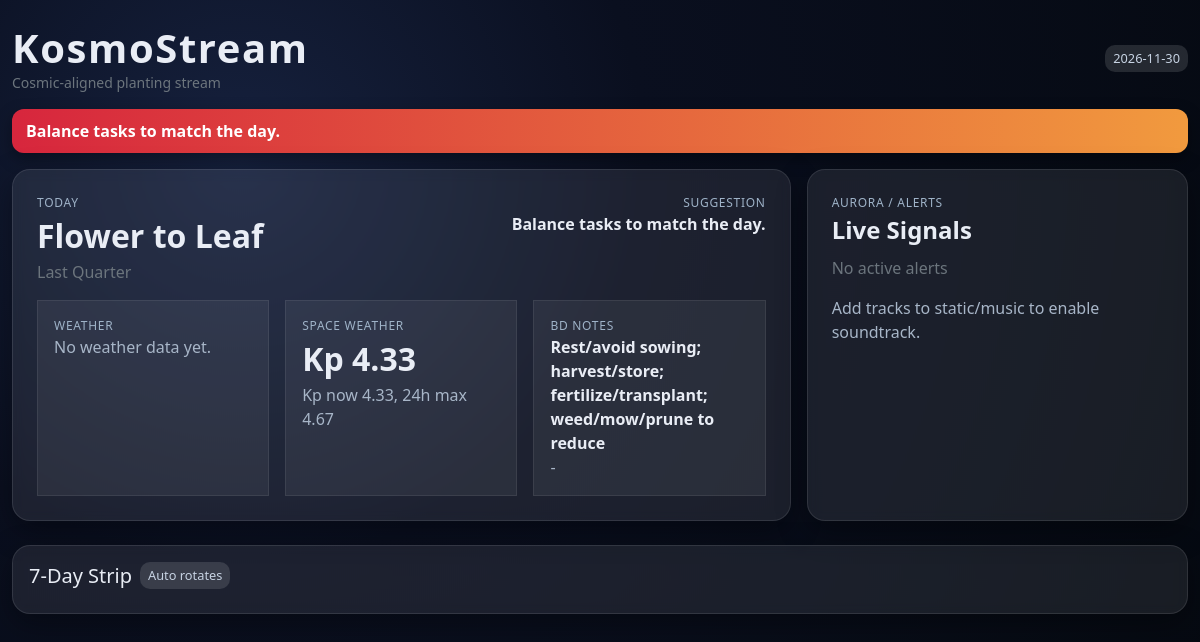
The page / on the database its author committed.
### tables this page shows
CREATE TABLE bd_calendar (
    date TEXT PRIMARY KEY,  -- ISO YYYY-MM-DD
    phase TEXT,
    sign TEXT,
    type TEXT,
    activities TEXT,
    notes TEXT
);

CREATE TABLE space_weather (
    fetched_at TEXT PRIMARY KEY,
    kp_now REAL,
    kp_24h_max REAL,
    summary TEXT
);

### app.py (the view, shortened to what this page needs)
@app.route("/")
def index():
    override_date = request.args.get("date")
    today = override_date or datetime.date.today().isoformat()
    conn = get_db()
    bd_row = conn.execute("SELECT * FROM bd_calendar WHERE date=?", (today,)).fetchone()
    wx_row = conn.execute("SELECT * FROM weather_daily WHERE date=?", (today,)).fetchone()
    space_row = conn.execute(
        "SELECT * FROM space_weather ORDER BY fetched_at DESC LIMIT 1"
    ).fetchone()
    forecast_rows = conn.execute(
        "SELECT * FROM weather_daily WHERE date>=? ORDER BY date LIMIT 7", (today,)
    ).fetchall()
    bd = dict(bd_row) if bd_row else None
    wx = dict(wx_row) if wx_row else None
    space = dict(space_row) if space_row else None
    bd_map = {}
    enriched_forecast = []
    for row in forecast_rows:
        wx_entry = dict(row)
        bd_entry = bd_map.get(row["date"])
        suggestion = build_suggestion(bd_entry, wx_entry, space)
        enriched_forecast.append({"wx": wx_entry, "bd": bd_entry, "suggestion": suggestion})
    today_suggestion = build_suggestion(bd, wx, space)
    alerts = collect_alerts(bd, wx, space)
    music_dir = Path("static/music")
    soundtrack = []
    if music_dir.exists():
        for p in sorted(music_dir.iterdir()):
            if p.suffix.lower() in {".mp3", ".wav", ".ogg", ".m4a"}:
                soundtrack.append(p.name)
    summary_parts = []
    if bd:
        summary_parts.append(f"Biodynamic {bd.get('type', '')} day, phase {bd.get('phase', '')}.")
    if wx:
        pop_pct = int(((wx.get("pop") or 0) * 100))
        summary_parts.append(
            f"Weather: {wx.get('description', 'n/a')}, high {wx.get('temp_max', 'n/a')} C, rain chance {pop_pct} percent."
        )
    if space and space.get("kp_now") is not None:
        summary_parts.append(f"Space weather Kp {space['kp_now']}.")
    if today_suggestion:
        summary_parts.append(today_suggestion)
    announce(" ".join(summary_parts))
    conn.close()
    return render_template(
        "index.html",
        bd=bd,
        wx=wx,
        space=space,
        forecast=enriched_forecast,
        today_suggestion=today_suggestion,
        alerts=alerts,
        soundtrack=soundtrack,
        current_date=today,
    )

### app.py (called while the page is built)
def announce(text):
    if not TTS_ENABLED or not tts_engine or not text:
        return
    try:
        tts_engine.say(text)
        tts_engine.runAndWait()
    except Exception:
        pass

def collect_alerts(bd_entry, wx_entry, space_entry):
    alerts = []
    bd_type = (bd_entry.get("type") if bd_entry else "") or ""
    if bd_type.lower() in {"rest", "barren"}:
        alerts.append({"level": "danger", "text": "BD rest/barren period — avoid sowing/planting."})
    if wx_entry:
        pop = (wx_entry.get("pop") or 0) * 100
        if pop >= 60:
            alerts.append({"level": "warning", "text": f"High rain chance today ({pop:.0f}% POP)."})
    if space_entry and space_entry.get("kp_now") is not None and space_entry["kp_now"] >= 5:
        alerts.append({"level": "warning", "text": f"Space weather alert: Kp {space_entry['kp_now']}."})
    return alerts

### db.py (called while the page is built)
def get_db():
    conn = sqlite3.connect(DB_PATH)
    conn.row_factory = sqlite3.Row
    return conn

### templates/index.html (shortened to what this page needs)
<!doctype html>
<html lang="en">
<head>
  <link href="https://cdn.jsdelivr.net/npm/bootstrap@5.3.3/dist/css/bootstrap.min.css" rel="stylesheet">
</head>
<body>
<div class="container-fluid py-4">
  <div class="d-flex align-items-center justify-content-between mb-3">
    <div>
      <h1 class="hero-title fw-bold mb-0">KosmoStream</h1>
      <div class="small text-secondary">Cosmic-aligned planting stream</div>
    </div>
    <span class="badge-soft">{{ current_date }}</span>
  </div>
  {% if alerts and alerts|length > 0 %}
    <div class="ticker mb-3" id="ks-ticker">{{ alerts[0].text }}</div>
  {% else %}
    <div class="ticker mb-3" id="ks-ticker">{{ today_suggestion }}</div>
  {% endif %}
  <div class="row g-3">
    <div class="col-lg-8">
      <div class="glass p-4 h-100">
        <div class="d-flex justify-content-between align-items-start mb-3">
          <div>
            <div class="metric-label">Today</div>
            <div class="metric-value" id="bd-type">{{ bd['type'] if bd else 'No BD data' }}</div>
            <div class="text-secondary">{{ bd['phase'] if bd else '' }}</div>
          </div>
          <div class="text-end">
            <div class="metric-label">Suggestion</div>
            <div class="fw-semibold" id="today-suggestion">{{ today_suggestion }}</div>
          </div>
        </div>
        <div class="row g-3">
          <div class="col-md-4">
            <div class="card-dark p-3 h-100">
              <div class="metric-label">Weather</div>
              {% if wx %}
                <div class="metric-value" id="temp-range">{{ wx['temp_min']|round }}–{{ wx['temp_max']|round }}°C</div>
                <div class="muted" id="wx-desc">{{ wx['description'] }}</div>
                <div class="badge-soft mt-2" id="wx-pop">POP {{ (wx['pop'] or 0)*100|round }}%</div>
              {% else %}
                <div class="muted">No weather data yet.</div>
              {% endif %}
            </div>
          </div>
          <div class="col-md-4">
            <div class="card-dark p-3 h-100">
              <div class="metric-label">Space Weather</div>
              {% if space %}
                <div class="metric-value" id="kp-now">Kp {{ space['kp_now'] or 'n/a' }}</div>
                <div class="muted" id="space-summary">{{ space['summary'] }}</div>
              {% else %}
                <div class="muted">No space data yet.</div>
              {% endif %}
            </div>
          </div>
          <div class="col-md-4">
            <div class="card-dark p-3 h-100">
              <div class="metric-label">BD Notes</div>
              {% if bd %}
                <div class="fw-semibold" id="bd-activities">{{ bd['activities'] }}</div>
                <div class="muted" id="bd-notes">{{ bd['notes'] }}</div>
              {% else %}
                <div class="muted">No BD data yet.</div>
              {% endif %}
            </div>
          </div>
        </div>
      </div>
    </div>
    <div class="col-lg-4">
      <div class="glass p-4 h-100">
        <div class="metric-label">Aurora / Alerts</div>
        <div class="fw-bold fs-4 mb-2">Live Signals</div>
        <ul class="list-unstyled mb-3" id="alert-list">
          {% if alerts and alerts|length > 0 %}
            {% for alert in alerts %}
              <li class="mb-2">• {{ alert.text }}</li>
            {% endfor %}
          {% else %}
              <li class="text-secondary">No active alerts</li>
          {% endif %}
        </ul>
        {% if soundtrack and soundtrack|length > 0 %}
          <div class="metric-label">Soundtrack</div>
          <audio id="ks-audio" controls loop class="w-100 mb-2">
            <source src="{{ url_for('static', filename='music/' + soundtrack[0]) }}">
            Your browser does not support the audio element.
          </audio>
          <div class="small text-secondary">Playlist</div>
          <ul class="list-unstyled small mb-0" id="ks-playlist">
            {% for track in soundtrack %}
            <li class="mb-1">
              <a href="{{ url_for('static', filename='music/' + track) }}" class="text-decoration-none">{{ track }}</a>
            </li>
            {% endfor %}
          </ul>
        {% else %}
          <div class="muted">Add tracks to static/music to enable soundtrack.</div>
        {% endif %}
      </div>
    </div>
  </div>
  <div class="glass p-3 mt-4">
    <div class="d-flex align-items-center mb-2">
      <h5 class="mb-0">7-Day Strip</h5>
      <span class="badge-soft ms-2">Auto rotates</span>
    </div>
  </div>
</div>
</body>
</html>

### templates/index.html (style rules this page uses)
body { background: radial-gradient(circle at 20% 20%, #16213e 0%, #0a0f1f 35%, #050910 100%); color: #e9edf5; min-height: 100vh; overflow-x: hidden; }
.glass { background: rgba(255, 255, 255, 0.08); border: 1px solid rgba(255, 255, 255, 0.1); box-shadow: 0 10px 30px rgba(0,0,0,0.35); backdrop-filter: blur(6px); border-radius: 18px; }
.hero-title { letter-spacing: 0.04em; }
.ticker { background: linear-gradient(90deg, #d7263d, #f19a3e); color: #fff; border-radius: 12px; padding: 10px 14px; font-weight: 600; box-shadow: 0 6px 16px rgba(0,0,0,0.35); }
.metric-label { text-transform: uppercase; letter-spacing: 0.06em; font-size: 0.75rem; color: #9fb3c8; }
.metric-value { font-size: 2rem; font-weight: 700; }
.badge-soft { background: rgba(255,255,255,0.12); color: #c7d3e3; border-radius: 10px; padding: 4px 8px; font-size: 0.8rem; }
.card-dark { background: rgba(255,255,255,0.06); border: 1px solid rgba(255,255,255,0.08); color: #e9edf5; }
.muted { color: #a8b6c8; }

### rows shown on the page
bd_calendar: type "Flower to Leaf", phase "Last Quarter", activities "Rest/avoid sowing; harvest/store; fertilize/transplant; weed/mow/prune to reduce", notes "-"
space_weather: kp_now "4.33", summary "Kp now 4.33, 24h max 4.67"

### other values the page prints
{{ current_date }} "2026-11-30"
{{ today_suggestion }} "Balance tasks to match the day."
